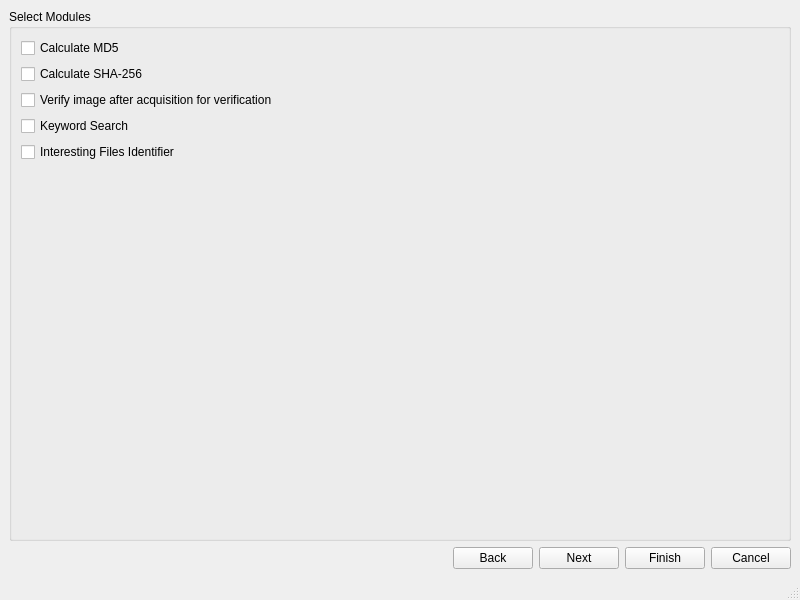
<?xml version="1.0" encoding="UTF-8"?>
<ui version="4.0">
 <class>IngestModuleWindow</class>
 <widget class="QMainWindow" name="IngestModuleWindow">
  <property name="geometry">
   <rect>
    <x>0</x>
    <y>0</y>
    <width>800</width>
    <height>600</height>
   </rect>
  </property>
  <property name="windowTitle">
   <string>Disk Imager</string>
  </property>
  <widget class="QWidget" name="centralwidget">
   <layout class="QGridLayout" name="gridLayout">
    <item row="0" column="0">
     <widget class="QGroupBox" name="imw_groupBox">
      <property name="title">
       <string>Select Modules</string>
      </property>
      <layout class="QFormLayout" name="formLayout">
       <item row="0" column="0">
        <widget class="QCheckBox" name="imw_md5Checkbox">
         <property name="text">
          <string>Calculate MD5</string>
         </property>
        </widget>
       </item>
       <item row="1" column="0">
        <widget class="QCheckBox" name="imw_shaCheckbox">
         <property name="text">
          <string>Calculate SHA-256</string>
         </property>
        </widget>
       </item>
       <item row="2" column="0">
        <widget class="QCheckBox" name="imw_verificationCheckbox">
         <property name="text">
          <string>Verify image after acquisition for verification</string>
         </property>
        </widget>
       </item>
       <item row="3" column="0">
        <widget class="QCheckBox" name="imw_keywordCheckbox">
         <property name="text">
          <string>Keyword Search</string>
         </property>
        </widget>
       </item>
       <item row="4" column="0">
        <widget class="QCheckBox" name="imw_interestingCheckbox">
         <property name="text">
          <string>Interesting Files Identifier</string>
         </property>
        </widget>
       </item>
      </layout>
     </widget>
    </item>
    <item row="1" column="0">
     <layout class="QHBoxLayout" name="horizontalLayout">
      <item>
       <spacer name="horizontalSpacer">
        <property name="orientation">
         <enum>Qt::Horizontal</enum>
        </property>
        <property name="sizeHint" stdset="0">
         <size>
          <width>40</width>
          <height>20</height>
         </size>
        </property>
       </spacer>
      </item>
      <item>
       <widget class="QPushButton" name="imw_backButton">
        <property name="text">
         <string>Back</string>
        </property>
       </widget>
      </item>
      <item>
       <widget class="QPushButton" name="imw_nextButton">
        <property name="text">
         <string>Next</string>
        </property>
       </widget>
      </item>
      <item>
       <widget class="QPushButton" name="imw_finishButton">
        <property name="text">
         <string>Finish</string>
        </property>
       </widget>
      </item>
      <item>
       <widget class="QPushButton" name="imw_cancelButton">
        <property name="text">
         <string>Cancel</string>
        </property>
       </widget>
      </item>
     </layout>
    </item>
   </layout>
  </widget>
  <widget class="QMenuBar" name="menubar">
   <property name="geometry">
    <rect>
     <x>0</x>
     <y>0</y>
     <width>800</width>
     <height>22</height>
    </rect>
   </property>
  </widget>
  <widget class="QStatusBar" name="statusbar"/>
 </widget>
 <resources/>
 <connections/>
</ui>
